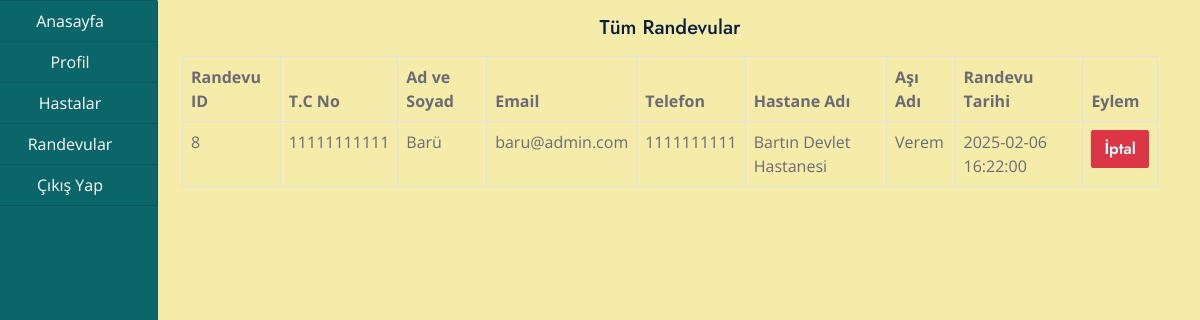
/hastane/randevular.php (signed in), run on the app's committed database.
### tables this page shows
CREATE TABLE `randevu` (
  `id` int(11) NOT NULL,
  `hasta_id` int(11) NOT NULL,
  `hastane_id` int(11) NOT NULL,
  `asi_id` int(11) NOT NULL,
  `randevu_tarihi` datetime NOT NULL
);

CREATE TABLE `kullanici_hasta` (
  `id` int(11) NOT NULL,
  `kullanici_tcno` varchar(11) NOT NULL,
  `kullanici_ad_soyad` varchar(100) NOT NULL,
  `kullanici_sifre` varchar(100) NOT NULL,
  `kullanici_dogum` date NOT NULL,
  `kullanici_email` varchar(100) NOT NULL,
  `kullanici_tel` varchar(10) NOT NULL
);

CREATE TABLE `kullanici_hastane` (
  `id` int(11) NOT NULL,
  `hastane_adi` varchar(100) NOT NULL,
  `hastane_sifre` varchar(255) NOT NULL,
  `hastane_il` int(11) NOT NULL,
  `durum` varchar(100) NOT NULL
);

CREATE TABLE `asilar` (
  `id` int(11) NOT NULL,
  `asi_adi` varchar(100) NOT NULL
);

### hastane/randevular.php (the view, shortened to what this page needs)
<?php
include ("../baglanti.php");
$hastane_id = $_SESSION['id'];
$randevu_sorgu = "SELECT * FROM randevu WHERE hastane_id='$hastane_id'";
$randevu_sonuc = mysqli_query($baglanti, $randevu_sorgu);
?>
<!DOCTYPE html>
<html lang="tr">
<head>
    <link href="https://cdnjs.cloudflare.com/ajax/libs/font-awesome/5.10.0/css/all.min.css" rel="stylesheet">
    <link href="https://cdn.jsdelivr.net/npm/bootstrap-icons@1.4.1/font/bootstrap-icons.css" rel="stylesheet">
    <link href="../assets/lib/owlcarousel/assets/owl.carousel.min.css" rel="stylesheet">
    <link href="../assets/lib/animate/animate.min.css" rel="stylesheet">
    <link href="../assets/lib/tempusdominus/css/tempusdominus-bootstrap-4.min.css" rel="stylesheet" />
    <link href="../assets/lib/twentytwenty/twentytwenty.css" rel="stylesheet" />
    <link href="../assets/css/bootstrap.min.css" rel="stylesheet">
    <link href="../assets/css/style.css" rel="stylesheet">
</head>
<body>
    <div class="container-fluid">
        <div class="col-md-12">
            <div class="row">
                <div class="col-md-2" style="margin-left: -30px;">
                    <?php include("menu.php"); ?>
                </div>
                <div class="col-md-10">
                    <h5 class="text-center my-3">Tüm Randevular</h5>
                    <?php
                    $cikti = "
                    <table class='table table-bordered'>
                    <thead>
                        <tr>
                            <th>Randevu ID</th>
                            <th>T.C No</th>
                            <th>Ad ve Soyad</th>
                            <th>Email</th>
                            <th>Telefon</th>
                            <th>Hastane Adı</th>
                            <th>Aşı Adı</th>
                            <th>Randevu Tarihi</th>
                            <th>Eylem</th>
                        </tr>
                    </thead>
                    <tbody>
                    ";
                    if (mysqli_num_rows($randevu_sonuc) < 1) {
                        $cikti .= "
                        <tr>
                            <td class='text-center' colspan='9'>Henüz Randevu Yok.</td>
                        </tr>";
                    } else {
                        while ($veritabani_randevu_getir = mysqli_fetch_assoc($randevu_sonuc)) {
                            $hasta_sorgu = "SELECT * FROM kullanici_hasta WHERE id='" . $veritabani_randevu_getir['hasta_id'] . "'";
                            $hasta_sonuc = mysqli_query($baglanti, $hasta_sorgu);
                            $hasta_bilgi = mysqli_fetch_assoc($hasta_sonuc);
                            $hastane_sorgu = "SELECT hastane_adi FROM kullanici_hastane WHERE id='" . $veritabani_randevu_getir['hastane_id'] . "'";
                            $hastane_sonuc = mysqli_query($baglanti, $hastane_sorgu);
                            $hastane_bilgi = mysqli_fetch_assoc($hastane_sonuc);
                            $asi_sorgu = "SELECT asi_adi FROM asilar WHERE id='" . $veritabani_randevu_getir['asi_id'] . "'";
                            $asi_sonuc = mysqli_query($baglanti, $asi_sorgu);
                            $asi_bilgi = mysqli_fetch_assoc($asi_sonuc);
                            $cikti .= "
                            <tr>
                                <td>" . htmlspecialchars($veritabani_randevu_getir['id']) . "</td>
                                <td>" . htmlspecialchars($hasta_bilgi['kullanici_tcno']) . "</td>
                                <td>" . htmlspecialchars($hasta_bilgi['kullanici_ad_soyad']) . "</td>
                                <td>" . htmlspecialchars($hasta_bilgi['kullanici_email']) . "</td>
                                <td>" . htmlspecialchars($hasta_bilgi['kullanici_tel']) . "</td>
                                <td>" . htmlspecialchars($hastane_bilgi['hastane_adi']) . "</td>
                                <td>" . htmlspecialchars($asi_bilgi['asi_adi']) . "</td>
                                <td>" . htmlspecialchars($veritabani_randevu_getir['randevu_tarihi']) . "</td>
                                <td>
                                    <a href='randevuiptal.php?id=" . htmlspecialchars($veritabani_randevu_getir['id']) . "'>
                                        <button class='btn btn-danger'>İptal</button>
                                    </a>
                                </td>
                            </tr>";
                        }
                    }
                    $cikti .= "
                    </tbody>
                    </table>";
                    echo $cikti;
                    ?>
                </div>
            </div>
        </div>
    </div>
</body>
</html>

### assets/css/style.css (style rules this page uses)
:root { --primary: #0B666A; --secondary: #F57E57; --light: #F6ECA9; --dark: #071952; }
h5, h6, .font-weight-medium { font-weight: 500 !important; }
.btn { font-family: 'Jost', sans-serif; font-weight: 600; transition: .5s; }
.table { background-color: transparent; }

### data on the page
randevu: id "8", hasta.kullanici_tcno "11111111111", hasta.kullanici_ad_soyad "Barü", hasta.kullanici_email "baru@admin.com", hasta.kullanici_tel "1111111111", hastane.hastane_adi "Bartın Devlet Hastanesi", asi.asi_adi "Verem", randevu_tarihi "2025-02-06 16:22:00"
